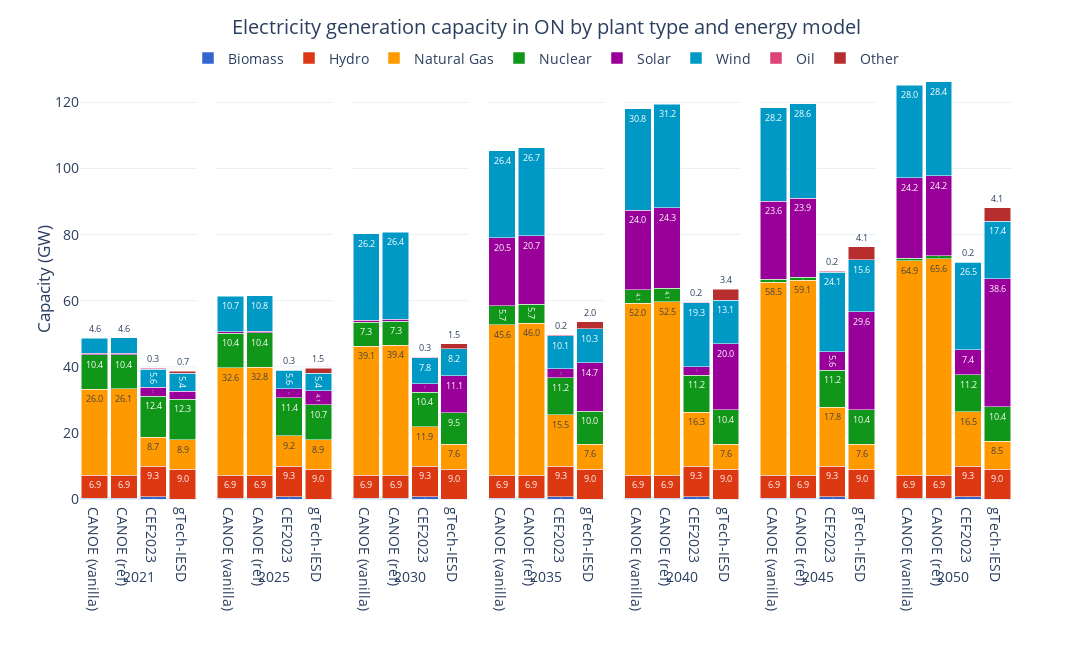

This figure's notebook cell:
### Code cell
bau23_cap['Capacity (GW)'] = bau23_cap['Capacity (MW)'] / 1E3
bau23_fig = bau23_cap[['Period', 'Plant Type', 'Capacity (GW)']].copy()
bau23_fig['Plant Type'] = bau23_fig['Plant Type'].replace({'Hydro / Wave / Tidal': 'Hydro', 'Biomass / Geothermal': 'Biomass', 'Uranium': 'Nuclear'})
ref_fig = ref_elccap[ref_elccap['Plant Type'] != 'Other'].groupby(['Period', 'Plant Type'], as_index=False).sum('Capacity (GW)')
vanilla_fig = vanilla_elccap[vanilla_elccap['Plant Type'] != 'Other'].groupby(['Period', 'Plant Type'], as_index=False).sum('Capacity (GW)')
gtech23_ref_cap['Capacity (GW)'] = gtech23_ref_cap['Capacity (MW)'] / 1E3
gtech23_fig = gtech23_ref_cap.copy()
gtech23_fig['Period'] = gtech23_fig['Period'].astype(str)

gtech23_fig['Source'] = 'gTech-IESD'
bau23_fig['Source'] = 'CEF2023'
ref_fig['Source'] = 'CANOE (ref)'
vanilla_fig['Source'] = 'CANOE (vanilla)'

fig_df = pd.concat([vanilla_fig[['Period', 'Plant Type', 'Capacity (GW)', 'Source']], ref_fig[['Period', 'Plant Type', 'Capacity (GW)', 'Source']], bau23_fig[['Period', 'Plant Type', 'Capacity (GW)', 'Source']], gtech23_fig[['Period', 'Plant Type', 'Capacity (GW)', 'Source']]])

fig = px.bar(fig_df, 
             x='Source', 
             y='Capacity (GW)', 
             color='Plant Type', 
             barmode='stack', 
             facet_col='Period',
             facet_col_spacing=2E-2,
             template='plotly_white',
             color_discrete_sequence=px.colors.qualitative.G10[:7] + px.colors.qualitative.G10[8:],
             text_auto='.1f',
             width=1200, height=650,
             )

fig.update_layout(title=dict(
        text='Electricity generation capacity in ON by plant type and energy model',
        x=0.5, 
        y=0.97,
        xanchor='center',
        yanchor='top'
    ),
    xaxis=dict(title='Period'),
    yaxis=dict(title='Capacity (GW)',
               dtick=20),
    yaxis_title_standoff=0,
    legend_title_text='',
    bargap=0.1,
    legend=dict(
        orientation='h',  
        yanchor='top',
        y=1.04,  
        xanchor='center',
        x=0.5),
    font=dict(
        # family="Open Sans",
        size=14)
    )

for annotation in fig.layout.annotations:
    annotation.text = annotation.text.split('=')[1]
    annotation.y = -0.15  
    annotation.yanchor = 'top' 

for axis in fig.layout:
    if axis.startswith('yaxis'):
        fig.layout[axis].dtick = 20

for axis in fig.layout:
    if axis.startswith('xaxis'):
        fig.layout[axis].title.text = ''

fig.for_each_trace(lambda trace: trace.update(textfont=dict(size=9)))

fig.show()

### Figure 1 — Plotly figure (JSON) as saved in the notebook; plotly's stock layout.template omitted (floating-point values rounded to 4 significant figures)
{"data": [{"hovertemplate": "Plant Type=Biomass<br>Period=2021<br>Source=%{x}<br>Capacity (GW)=%{y}<extra></extra>", "legendgroup": "Biomass", "marker": {"color": "#3366CC", "pattern": {"shape": ""}}, "name": "Biomass", "orientation": "v", "showlegend": true, "textfont": {"size": 9}, "textposition": "auto", "texttemplate": "%{y:.1f}", "type": "bar", "x": ["CANOE (vanilla)", "CANOE (ref)", "CEF2023"], "xaxis": "x", "y": [0.298, 0.298, 0.6986], "yaxis": "y"}, {"hovertemplate": "Plant Type=Biomass<br>Period=2025<br>Source=%{x}<br>Capacity (GW)=%{y}<extra></extra>", "legendgroup": "Biomass", "marker": {"color": "#3366CC", "pattern": {"shape": ""}}, "name": "Biomass", "orientation": "v", "showlegend": false, "textfont": {"size": 9}, "textposition": "auto", "texttemplate": "%{y:.1f}", "type": "bar", "x": ["CANOE (vanilla)", "CANOE (ref)", "CEF2023"], "xaxis": "x2", "y": [0.298, 0.298, 0.6986], "yaxis": "y2"}, {"hovertemplate": "Plant Type=Biomass<br>Period=2030<br>Source=%{x}<br>Capacity (GW)=%{y}<extra></extra>", "legendgroup": "Biomass", "marker": {"color": "#3366CC", "pattern": {"shape": ""}}, "name": "Biomass", "orientation": "v", "showlegend": false, "textfont": {"size": 9}, "textposition": "auto", "texttemplate": "%{y:.1f}", "type": "bar", "x": ["CANOE (vanilla)", "CANOE (ref)", "CEF2023"], "xaxis": "x3", "y": [0.298, 0.298, 0.6986], "yaxis": "y3"}, {"hovertemplate": "Plant Type=Biomass<br>Period=2035<br>Source=%{x}<br>Capacity (GW)=%{y}<extra></extra>", "legendgroup": "Biomass", "marker": {"color": "#3366CC", "pattern": {"shape": ""}}, "name": "Biomass", "orientation": "v", "showlegend": false, "textfont": {"size": 9}, "textposition": "auto", "texttemplate": "%{y:.1f}", "type": "bar", "x": ["CANOE (vanilla)", "CANOE (ref)", "CEF2023"], "xaxis": "x4", "y": [0.298, 0.298, 0.6986], "yaxis": "y4"}, {"hovertemplate": "Plant Type=Biomass<br>Period=2040<br>Source=%{x}<br>Capacity (GW)=%{y}<extra></extra>", "legendgroup": "Biomass", "marker": {"color": "#3366CC", "pattern": {"shape": ""}}, "name": "Biomass", "orientation": "v", "showlegend": false, "textfont": {"size": 9}, "textposition": "auto", "texttemplate": "%{y:.1f}", "type": "bar", "x": ["CANOE (vanilla)", "CANOE (ref)", "CEF2023"], "xaxis": "x5", "y": [0.298, 0.2981, 0.6986], "yaxis": "y5"}, {"hovertemplate": "Plant Type=Biomass<br>Period=2045<br>Source=%{x}<br>Capacity (GW)=%{y}<extra></extra>", "legendgroup": "Biomass", "marker": {"color": "#3366CC", "pattern": {"shape": ""}}, "name": "Biomass", "orientation": "v", "showlegend": false, "textfont": {"size": 9}, "textposition": "auto", "texttemplate": "%{y:.1f}", "type": "bar", "x": ["CANOE (vanilla)", "CANOE (ref)", "CEF2023"], "xaxis": "x6", "y": [0.26, 0.2601, 0.6986], "yaxis": "y6"}, {"hovertemplate": "Plant Type=Biomass<br>Period=2050<br>Source=%{x}<br>Capacity (GW)=%{y}<extra></extra>", "legendgroup": "Biomass", "marker": {"color": "#3366CC", "pattern": {"shape": ""}}, "name": "Biomass", "orientation": "v", "showlegend": false, "textfont": {"size": 9}, "textposition": "auto", "texttemplate": "%{y:.1f}", "type": "bar", "x": ["CANOE (vanilla)", "CANOE (ref)", "CEF2023"], "xaxis": "x7", "y": [0.26, 0.2601, 0.6986], "yaxis": "y7"}, {"hovertemplate": "Plant Type=Hydro<br>Period=2021<br>Source=%{x}<br>Capacity (GW)=%{y}<extra></extra>", "legendgroup": "Hydro", "marker": {"color": "#DC3912", "pattern": {"shape": ""}}, "name": "Hydro", "orientation": "v", "showlegend": true, "textfont": {"size": 9}, "textposition": "auto", "texttemplate": "%{y:.1f}", "type": "bar", "x": ["CANOE (vanilla)", "CANOE (ref)", "CEF2023", "gTech-IESD"], "xaxis": "x", "y": [6.883, 6.883, 9.264, 9.023], "yaxis": "y"}, {"hovertemplate": "Plant Type=Hydro<br>Period=2025<br>Source=%{x}<br>Capacity (GW)=%{y}<extra></extra>", "legendgroup": "Hydro", "marker": {"color": "#DC3912", "pattern": {"shape": ""}}, "name": "Hydro", "orientation": "v", "showlegend": false, "textfont": {"size": 9}, "textposition": "auto", "texttemplate": "%{y:.1f}", "type": "bar", "x": ["CANOE (vanilla)", "CANOE (ref)", "CEF2023", "gTech-IESD"], "xaxis": "x2", "y": [6.883, 6.883, 9.264, 9.023], "yaxis": "y2"}, {"hovertemplate": "Plant Type=Hydro<br>Period=2030<br>Source=%{x}<br>Capacity (GW)=%{y}<extra></extra>", "legendgroup": "Hydro", "marker": {"color": "#DC3912", "pattern": {"shape": ""}}, "name": "Hydro", "orientation": "v", "showlegend": false, "textfont": {"size": 9}, "textposition": "auto", "texttemplate": "%{y:.1f}", "type": "bar", "x": ["CANOE (vanilla)", "CANOE (ref)", "CEF2023", "gTech-IESD"], "xaxis": "x3", "y": [6.883, 6.883, 9.264, 9.023], "yaxis": "y3"}, {"hovertemplate": "Plant Type=Hydro<br>Period=2035<br>Source=%{x}<br>Capacity (GW)=%{y}<extra></extra>", "legendgroup": "Hydro", "marker": {"color": "#DC3912", "pattern": {"shape": ""}}, "name": "Hydro", "orientation": "v", "showlegend": false, "textfont": {"size": 9}, "textposition": "auto", "texttemplate": "%{y:.1f}", "type": "bar", "x": ["CANOE (vanilla)", "CANOE (ref)", "CEF2023", "gTech-IESD"], "xaxis": "x4", "y": [6.883, 6.883, 9.264, 9.023], "yaxis": "y4"}, {"hovertemplate": "Plant Type=Hydro<br>Period=2040<br>Source=%{x}<br>Capacity (GW)=%{y}<extra></extra>", "legendgroup": "Hydro", "marker": {"color": "#DC3912", "pattern": {"shape": ""}}, "name": "Hydro", "orientation": "v", "showlegend": false, "textfont": {"size": 9}, "textposition": "auto", "texttemplate": "%{y:.1f}", "type": "bar", "x": ["CANOE (vanilla)", "CANOE (ref)", "CEF2023", "gTech-IESD"], "xaxis": "x5", "y": [6.883, 6.883, 9.264, 9.023], "yaxis": "y5"}, {"hovertemplate": "Plant Type=Hydro<br>Period=2045<br>Source=%{x}<br>Capacity (GW)=%{y}<extra></extra>", "legendgroup": "Hydro", "marker": {"color": "#DC3912", "pattern": {"shape": ""}}, "name": "Hydro", "orientation": "v", "showlegend": false, "textfont": {"size": 9}, "textposition": "auto", "texttemplate": "%{y:.1f}", "type": "bar", "x": ["CANOE (vanilla)", "CANOE (ref)", "CEF2023", "gTech-IESD"], "xaxis": "x6", "y": [6.883, 6.883, 9.264, 9.023], "yaxis": "y6"}, {"hovertemplate": "Plant Type=Hydro<br>Period=2050<br>Source=%{x}<br>Capacity (GW)=%{y}<extra></extra>", "legendgroup": "Hydro", "marker": {"color": "#DC3912", "pattern": {"shape": ""}}, "name": "Hydro", "orientation": "v", "showlegend": false, "textfont": {"size": 9}, "textposition": "auto", "texttemplate": "%{y:.1f}", "type": "bar", "x": ["CANOE (vanilla)", "CANOE (ref)", "CEF2023", "gTech-IESD"], "xaxis": "x7", "y": [6.883, 6.883, 9.264, 9.023], "yaxis": "y7"}, {"hovertemplate": "Plant Type=Natural Gas<br>Period=2021<br>Source=%{x}<br>Capacity (GW)=%{y}<extra></extra>", "legendgroup": "Natural Gas", "marker": {"color": "#FF9900", "pattern": {"shape": ""}}, "name": "Natural Gas", "orientation": "v", "showlegend": true, "textfont": {"size": 9}, "textposition": "auto", "texttemplate": "%{y:.1f}", "type": "bar", "x": ["CANOE (vanilla)", "CANOE (ref)", "CEF2023", "gTech-IESD"], "xaxis": "x", "y": [26.02, 26.12, 8.731, 8.881], "yaxis": "y"}, {"hovertemplate": "Plant Type=Natural Gas<br>Period=2025<br>Source=%{x}<br>Capacity (GW)=%{y}<extra></extra>", "legendgroup": "Natural Gas", "marker": {"color": "#FF9900", "pattern": {"shape": ""}}, "name": "Natural Gas", "orientation": "v", "showlegend": false, "textfont": {"size": 9}, "textposition": "auto", "texttemplate": "%{y:.1f}", "type": "bar", "x": ["CANOE (vanilla)", "CANOE (ref)", "CEF2023", "gTech-IESD"], "xaxis": "x2", "y": [32.55, 32.75, 9.242, 8.881], "yaxis": "y2"}, {"hovertemplate": "Plant Type=Natural Gas<br>Period=2030<br>Source=%{x}<br>Capacity (GW)=%{y}<extra></extra>", "legendgroup": "Natural Gas", "marker": {"color": "#FF9900", "pattern": {"shape": ""}}, "name": "Natural Gas", "orientation": "v", "showlegend": false, "textfont": {"size": 9}, "textposition": "auto", "texttemplate": "%{y:.1f}", "type": "bar", "x": ["CANOE (vanilla)", "CANOE (ref)", "CEF2023", "gTech-IESD"], "xaxis": "x3", "y": [39.08, 39.39, 11.93, 7.562], "yaxis": "y3"}, {"hovertemplate": "Plant Type=Natural Gas<br>Period=2035<br>Source=%{x}<br>Capacity (GW)=%{y}<extra></extra>", "legendgroup": "Natural Gas", "marker": {"color": "#FF9900", "pattern": {"shape": ""}}, "name": "Natural Gas", "orientation": "v", "showlegend": false, "textfont": {"size": 9}, "textposition": "auto", "texttemplate": "%{y:.1f}", "type": "bar", "x": ["CANOE (vanilla)", "CANOE (ref)", "CEF2023", "gTech-IESD"], "xaxis": "x4", "y": [45.61, 46.02, 15.51, 7.562], "yaxis": "y4"}, {"hovertemplate": "Plant Type=Natural Gas<br>Period=2040<br>Source=%{x}<br>Capacity (GW)=%{y}<extra></extra>", "legendgroup": "Natural Gas", "marker": {"color": "#FF9900", "pattern": {"shape": ""}}, "name": "Natural Gas", "orientation": "v", "showlegend": false, "textfont": {"size": 9}, "textposition": "auto", "texttemplate": "%{y:.1f}", "type": "bar", "x": ["CANOE (vanilla)", "CANOE (ref)", "CEF2023", "gTech-IESD"], "xaxis": "x5", "y": [52.0, 52.51, 16.26, 7.562], "yaxis": "y5"}, {"hovertemplate": "Plant Type=Natural Gas<br>Period=2045<br>Source=%{x}<br>Capacity (GW)=%{y}<extra></extra>", "legendgroup": "Natural Gas", "marker": {"color": "#FF9900", "pattern": {"shape": ""}}, "name": "Natural Gas", "orientation": "v", "showlegend": false, "textfont": {"size": 9}, "textposition": "auto", "texttemplate": "%{y:.1f}", "type": "bar", "x": ["CANOE (vanilla)", "CANOE (ref)", "CEF2023", "gTech-IESD"], "xaxis": "x6", "y": [58.47, 59.08, 17.75, 7.619], "yaxis": "y6"}, {"hovertemplate": "Plant Type=Natural Gas<br>Period=2050<br>Source=%{x}<br>Capacity (GW)=%{y}<extra></extra>", "legendgroup": "Natural Gas", "marker": {"color": "#FF9900", "pattern": {"shape": ""}}, "name": "Natural Gas", "orientation": "v", "showlegend": false, "textfont": {"size": 9}, "textposition": "auto", "texttemplate": "%{y:.1f}", "type": "bar", "x": ["CANOE (vanilla)", "CANOE (ref)", "CEF2023", "gTech-IESD"], "xaxis": "x7", "y": [64.88, 65.6, 16.5, 8.526], "yaxis": "y7"}, {"hovertemplate": "Plant Type=Nuclear<br>Period=2021<br>Source=%{x}<br>Capacity (GW)=%{y}<extra></extra>", "legendgroup": "Nuclear", "marker": {"color": "#109618", "pattern": {"shape": ""}}, "name": "Nuclear", "orientation": "v", "showlegend": true, "textfont": {"size": 9}, "textposition": "auto", "texttemplate": "%{y:.1f}", "type": "bar", "x": ["CANOE (vanilla)", "CANOE (ref)", "CEF2023", "gTech-IESD"], "xaxis": "x", "y": [10.38, 10.38, 12.38, 12.34], "yaxis": "y"}, {"hovertemplate": "Plant Type=Nuclear<br>Period=2025<br>Source=%{x}<br>Capacity (GW)=%{y}<extra></extra>", "legendgroup": "Nuclear", "marker": {"color": "#109618", "pattern": {"shape": ""}}, "name": "Nuclear", "orientation": "v", "showlegend": false, "textfont": {"size": 9}, "textposition": "auto", "texttemplate": "%{y:.1f}", "type": "bar", "x": ["CANOE (vanilla)", "CANOE (ref)", "CEF2023", "gTech-IESD"], "xaxis": "x2", "y": [10.38, 10.38, 11.45, 10.68], "yaxis": "y2"}, {"hovertemplate": "Plant Type=Nuclear<br>Period=2030<br>Source=%{x}<br>Capacity (GW)=%{y}<extra></extra>", "legendgroup": "Nuclear", "marker": {"color": "#109618", "pattern": {"shape": ""}}, "name": "Nuclear", "orientation": "v", "showlegend": false, "textfont": {"size": 9}, "textposition": "auto", "texttemplate": "%{y:.1f}", "type": "bar", "x": ["CANOE (vanilla)", "CANOE (ref)", "CEF2023", "gTech-IESD"], "xaxis": "x3", "y": [7.275, 7.275, 10.36, 9.542], "yaxis": "y3"}, {"hovertemplate": "Plant Type=Nuclear<br>Period=2035<br>Source=%{x}<br>Capacity (GW)=%{y}<extra></extra>", "legendgroup": "Nuclear", "marker": {"color": "#109618", "pattern": {"shape": ""}}, "name": "Nuclear", "orientation": "v", "showlegend": false, "textfont": {"size": 9}, "textposition": "auto", "texttemplate": "%{y:.1f}", "type": "bar", "x": ["CANOE (vanilla)", "CANOE (ref)", "CEF2023", "gTech-IESD"], "xaxis": "x4", "y": [5.717, 5.717, 11.2, 9.971], "yaxis": "y4"}, {"hovertemplate": "Plant Type=Nuclear<br>Period=2040<br>Source=%{x}<br>Capacity (GW)=%{y}<extra></extra>", "legendgroup": "Nuclear", "marker": {"color": "#109618", "pattern": {"shape": ""}}, "name": "Nuclear", "orientation": "v", "showlegend": false, "textfont": {"size": 9}, "textposition": "auto", "texttemplate": "%{y:.1f}", "type": "bar", "x": ["CANOE (vanilla)", "CANOE (ref)", "CEF2023", "gTech-IESD"], "xaxis": "x5", "y": [4.149, 4.149, 11.2, 10.4], "yaxis": "y5"}, {"hovertemplate": "Plant Type=Nuclear<br>Period=2045<br>Source=%{x}<br>Capacity (GW)=%{y}<extra></extra>", "legendgroup": "Nuclear", "marker": {"color": "#109618", "pattern": {"shape": ""}}, "name": "Nuclear", "orientation": "v", "showlegend": false, "textfont": {"size": 9}, "textposition": "auto", "texttemplate": "%{y:.1f}", "type": "bar", "x": ["CANOE (vanilla)", "CANOE (ref)", "CEF2023", "gTech-IESD"], "xaxis": "x6", "y": [0.881, 0.881, 11.2, 10.4], "yaxis": "y6"}, {"hovertemplate": "Plant Type=Nuclear<br>Period=2050<br>Source=%{x}<br>Capacity (GW)=%{y}<extra></extra>", "legendgroup": "Nuclear", "marker": {"color": "#109618", "pattern": {"shape": ""}}, "name": "Nuclear", "orientation": "v", "showlegend": false, "textfont": {"size": 9}, "textposition": "auto", "texttemplate": "%{y:.1f}", "type": "bar", "x": ["CANOE (vanilla)", "CANOE (ref)", "CEF2023", "gTech-IESD"], "xaxis": "x7", "y": [0.881, 0.881, 11.2, 10.4], "yaxis": "y7"}, {"hovertemplate": "Plant Type=Solar<br>Period=2021<br>Source=%{x}<br>Capacity (GW)=%{y}<extra></extra>", "legendgroup": "Solar", "marker": {"color": "#990099", "pattern": {"shape": ""}}, "name": "Solar", "orientation": "v", "showlegend": true, "textfont": {"size": 9}, "textposition": "auto", "texttemplate": "%{y:.1f}", "type": "bar", "x": ["CANOE (vanilla)", "CANOE (ref)", "CEF2023", "gTech-IESD"], "xaxis": "x", "y": [0.4782, 0.4785, 2.669, 2.317], "yaxis": "y"}, {"hovertemplate": "Plant Type=Solar<br>Period=2025<br>Source=%{x}<br>Capacity (GW)=%{y}<extra></extra>", "legendgroup": "Solar", "marker": {"color": "#990099", "pattern": {"shape": ""}}, "name": "Solar", "orientation": "v", "showlegend": false, "textfont": {"size": 9}, "textposition": "auto", "texttemplate": "%{y:.1f}", "type": "bar", "x": ["CANOE (vanilla)", "CANOE (ref)", "CEF2023", "gTech-IESD"], "xaxis": "x2", "y": [0.4784, 0.4792, 2.669, 4.1], "yaxis": "y2"}, {"hovertemplate": "Plant Type=Solar<br>Period=2030<br>Source=%{x}<br>Capacity (GW)=%{y}<extra></extra>", "legendgroup": "Solar", "marker": {"color": "#990099", "pattern": {"shape": ""}}, "name": "Solar", "orientation": "v", "showlegend": false, "textfont": {"size": 9}, "textposition": "auto", "texttemplate": "%{y:.1f}", "type": "bar", "x": ["CANOE (vanilla)", "CANOE (ref)", "CEF2023", "gTech-IESD"], "xaxis": "x3", "y": [0.479, 0.4808, 2.669, 11.12], "yaxis": "y3"}, {"hovertemplate": "Plant Type=Solar<br>Period=2035<br>Source=%{x}<br>Capacity (GW)=%{y}<extra></extra>", "legendgroup": "Solar", "marker": {"color": "#990099", "pattern": {"shape": ""}}, "name": "Solar", "orientation": "v", "showlegend": false, "textfont": {"size": 9}, "textposition": "auto", "texttemplate": "%{y:.1f}", "type": "bar", "x": ["CANOE (vanilla)", "CANOE (ref)", "CEF2023", "gTech-IESD"], "xaxis": "x4", "y": [20.47, 20.67, 2.669, 14.7], "yaxis": "y4"}, {"hovertemplate": "Plant Type=Solar<br>Period=2040<br>Source=%{x}<br>Capacity (GW)=%{y}<extra></extra>", "legendgroup": "Solar", "marker": {"color": "#990099", "pattern": {"shape": ""}}, "name": "Solar", "orientation": "v", "showlegend": false, "textfont": {"size": 9}, "textposition": "auto", "texttemplate": "%{y:.1f}", "type": "bar", "x": ["CANOE (vanilla)", "CANOE (ref)", "CEF2023", "gTech-IESD"], "xaxis": "x5", "y": [23.98, 24.29, 2.669, 20.03], "yaxis": "y5"}, {"hovertemplate": "Plant Type=Solar<br>Period=2045<br>Source=%{x}<br>Capacity (GW)=%{y}<extra></extra>", "legendgroup": "Solar", "marker": {"color": "#990099", "pattern": {"shape": ""}}, "name": "Solar", "orientation": "v", "showlegend": false, "textfont": {"size": 9}, "textposition": "auto", "texttemplate": "%{y:.1f}", "type": "bar", "x": ["CANOE (vanilla)", "CANOE (ref)", "CEF2023", "gTech-IESD"], "xaxis": "x6", "y": [23.6, 23.91, 5.587, 29.64], "yaxis": "y6"}, {"hovertemplate": "Plant Type=Solar<br>Period=2050<br>Source=%{x}<br>Capacity (GW)=%{y}<extra></extra>", "legendgroup": "Solar", "marker": {"color": "#990099", "pattern": {"shape": ""}}, "name": "Solar", "orientation": "v", "showlegend": false, "textfont": {"size": 9}, "textposition": "auto", "texttemplate": "%{y:.1f}", "type": "bar", "x": ["CANOE (vanilla)", "CANOE (ref)", "CEF2023", "gTech-IESD"], "xaxis": "x7", "y": [24.23, 24.16, 7.427, 38.65], "yaxis": "y7"}, {"hovertemplate": "Plant Type=Wind<br>Period=2021<br>Source=%{x}<br>Capacity (GW)=%{y}<extra></extra>", "legendgroup": "Wind", "marker": {"color": "#0099C6", "pattern": {"shape": ""}}, "name": "Wind", "orientation": "v", "showlegend": true, "textfont": {"size": 9}, "textposition": "auto", "texttemplate": "%{y:.1f}", "type": "bar", "x": ["CANOE (vanilla)", "CANOE (ref)", "CEF2023", "gTech-IESD"], "xaxis": "x", "y": [4.565, 4.567, 5.575, 5.436], "yaxis": "y"}, {"hovertemplate": "Plant Type=Wind<br>Period=2025<br>Source=%{x}<br>Capacity (GW)=%{y}<extra></extra>", "legendgroup": "Wind", "marker": {"color": "#0099C6", "pattern": {"shape": ""}}, "name": "Wind", "orientation": "v", "showlegend": false, "textfont": {"size": 9}, "textposition": "auto", "texttemplate": "%{y:.1f}", "type": "bar", "x": ["CANOE (vanilla)", "CANOE (ref)", "CEF2023", "gTech-IESD"], "xaxis": "x2", "y": [10.71, 10.76, 5.575, 5.436], "yaxis": "y2"}, {"hovertemplate": "Plant Type=Wind<br>Period=2030<br>Source=%{x}<br>Capacity (GW)=%{y}<extra></extra>", "legendgroup": "Wind", "marker": {"color": "#0099C6", "pattern": {"shape": ""}}, "name": "Wind", "orientation": "v", "showlegend": false, "textfont": {"size": 9}, "textposition": "auto", "texttemplate": "%{y:.1f}", "type": "bar", "x": ["CANOE (vanilla)", "CANOE (ref)", "CEF2023", "gTech-IESD"], "xaxis": "x3", "y": [26.18, 26.4, 7.792, 8.179], "yaxis": "y3"}, {"hovertemplate": "Plant Type=Wind<br>Period=2035<br>Source=%{x}<br>Capacity (GW)=%{y}<extra></extra>", "legendgroup": "Wind", "marker": {"color": "#0099C6", "pattern": {"shape": ""}}, "name": "Wind", "orientation": "v", "showlegend": false, "textfont": {"size": 9}, "textposition": "auto", "texttemplate": "%{y:.1f}", "type": "bar", "x": ["CANOE (vanilla)", "CANOE (ref)", "CEF2023", "gTech-IESD"], "xaxis": "x4", "y": [26.36, 26.71, 10.07, 10.29], "yaxis": "y4"}, {"hovertemplate": "Plant Type=Wind<br>Period=2040<br>Source=%{x}<br>Capacity (GW)=%{y}<extra></extra>", "legendgroup": "Wind", "marker": {"color": "#0099C6", "pattern": {"shape": ""}}, "name": "Wind", "orientation": "v", "showlegend": false, "textfont": {"size": 9}, "textposition": "auto", "texttemplate": "%{y:.1f}", "type": "bar", "x": ["CANOE (vanilla)", "CANOE (ref)", "CEF2023", "gTech-IESD"], "xaxis": "x5", "y": [30.82, 31.24, 19.27, 13.1], "yaxis": "y5"}, {"hovertemplate": "Plant Type=Wind<br>Period=2045<br>Source=%{x}<br>Capacity (GW)=%{y}<extra></extra>", "legendgroup": "Wind", "marker": {"color": "#0099C6", "pattern": {"shape": ""}}, "name": "Wind", "orientation": "v", "showlegend": false, "textfont": {"size": 9}, "textposition": "auto", "texttemplate": "%{y:.1f}", "type": "bar", "x": ["CANOE (vanilla)", "CANOE (ref)", "CEF2023", "gTech-IESD"], "xaxis": "x6", "y": [28.22, 28.64, 24.12, 15.65], "yaxis": "y6"}, {"hovertemplate": "Plant Type=Wind<br>Period=2050<br>Source=%{x}<br>Capacity (GW)=%{y}<extra></extra>", "legendgroup": "Wind", "marker": {"color": "#0099C6", "pattern": {"shape": ""}}, "name": "Wind", "orientation": "v", "showlegend": false, "textfont": {"size": 9}, "textposition": "auto", "texttemplate": "%{y:.1f}", "type": "bar", "x": ["CANOE (vanilla)", "CANOE (ref)", "CEF2023", "gTech-IESD"], "xaxis": "x7", "y": [27.99, 28.41, 26.54, 17.42], "yaxis": "y7"}, {"hovertemplate": "Plant Type=Oil<br>Period=2021<br>Source=%{x}<br>Capacity (GW)=%{y}<extra></extra>", "legendgroup": "Oil", "marker": {"color": "#DD4477", "pattern": {"shape": ""}}, "name": "Oil", "orientation": "v", "showlegend": true, "textfont": {"size": 9}, "textposition": "auto", "texttemplate": "%{y:.1f}", "type": "bar", "x": ["CEF2023"], "xaxis": "x", "y": [0.2505], "yaxis": "y"}, {"hovertemplate": "Plant Type=Oil<br>Period=2025<br>Source=%{x}<br>Capacity (GW)=%{y}<extra></extra>", "legendgroup": "Oil", "marker": {"color": "#DD4477", "pattern": {"shape": ""}}, "name": "Oil", "orientation": "v", "showlegend": false, "textfont": {"size": 9}, "textposition": "auto", "texttemplate": "%{y:.1f}", "type": "bar", "x": ["CEF2023"], "xaxis": "x2", "y": [0.2505], "yaxis": "y2"}, {"hovertemplate": "Plant Type=Oil<br>Period=2030<br>Source=%{x}<br>Capacity (GW)=%{y}<extra></extra>", "legendgroup": "Oil", "marker": {"color": "#DD4477", "pattern": {"shape": ""}}, "name": "Oil", "orientation": "v", "showlegend": false, "textfont": {"size": 9}, "textposition": "auto", "texttemplate": "%{y:.1f}", "type": "bar", "x": ["CEF2023"], "xaxis": "x3", "y": [0.2505], "yaxis": "y3"}, {"hovertemplate": "Plant Type=Oil<br>Period=2035<br>Source=%{x}<br>Capacity (GW)=%{y}<extra></extra>", "legendgroup": "Oil", "marker": {"color": "#DD4477", "pattern": {"shape": ""}}, "name": "Oil", "orientation": "v", "showlegend": false, "textfont": {"size": 9}, "textposition": "auto", "texttemplate": "%{y:.1f}", "type": "bar", "x": ["CEF2023"], "xaxis": "x4", "y": [0.2284], "yaxis": "y4"}, {"hovertemplate": "Plant Type=Oil<br>Period=2040<br>Source=%{x}<br>Capacity (GW)=%{y}<extra></extra>", "legendgroup": "Oil", "marker": {"color": "#DD4477", "pattern": {"shape": ""}}, "name": "Oil", "orientation": "v", "showlegend": false, "textfont": {"size": 9}, "textposition": "auto", "texttemplate": "%{y:.1f}", "type": "bar", "x": ["CEF2023"], "xaxis": "x5", "y": [0.2284], "yaxis": "y5"}, {"hovertemplate": "Plant Type=Oil<br>Period=2045<br>Source=%{x}<br>Capacity (GW)=%{y}<extra></extra>", "legendgroup": "Oil", "marker": {"color": "#DD4477", "pattern": {"shape": ""}}, "name": "Oil", "orientation": "v", "showlegend": false, "textfont": {"size": 9}, "textposition": "auto", "texttemplate": "%{y:.1f}", "type": "bar", "x": ["CEF2023"], "xaxis": "x6", "y": [0.2284], "yaxis": "y6"}, {"hovertemplate": "Plant Type=Oil<br>Period=2050<br>Source=%{x}<br>Capacity (GW)=%{y}<extra></extra>", "legendgroup": "Oil", "marker": {"color": "#DD4477", "pattern": {"shape": ""}}, "name": "Oil", "orientation": "v", "showlegend": false, "textfont": {"size": 9}, "textposition": "auto", "texttemplate": "%{y:.1f}", "type": "bar", "x": ["CEF2023"], "xaxis": "x7", "y": [0.2284], "yaxis": "y7"}, {"hovertemplate": "Plant Type=Other<br>Period=2021<br>Source=%{x}<br>Capacity (GW)=%{y}<extra></extra>", "legendgroup": "Other", "marker": {"color": "#B82E2E", "pattern": {"shape": ""}}, "name": "Other", "orientation": "v", "showlegend": true, "textfont": {"size": 9}, "textposition": "auto", "texttemplate": "%{y:.1f}", "type": "bar", "x": ["gTech-IESD"], "xaxis": "x", "y": [0.6837], "yaxis": "y"}, {"hovertemplate": "Plant Type=Other<br>Period=2025<br>Source=%{x}<br>Capacity (GW)=%{y}<extra></extra>", "legendgroup": "Other", "marker": {"color": "#B82E2E", "pattern": {"shape": ""}}, "name": "Other", "orientation": "v", "showlegend": false, "textfont": {"size": 9}, "textposition": "auto", "texttemplate": "%{y:.1f}", "type": "bar", "x": ["gTech-IESD"], "xaxis": "x2", "y": [1.507], "yaxis": "y2"}, {"hovertemplate": "Plant Type=Other<br>Period=2030<br>Source=%{x}<br>Capacity (GW)=%{y}<extra></extra>", "legendgroup": "Other", "marker": {"color": "#B82E2E", "pattern": {"shape": ""}}, "name": "Other", "orientation": "v", "showlegend": false, "textfont": {"size": 9}, "textposition": "auto", "texttemplate": "%{y:.1f}", "type": "bar", "x": ["gTech-IESD"], "xaxis": "x3", "y": [1.483], "yaxis": "y3"}, {"hovertemplate": "Plant Type=Other<br>Period=2035<br>Source=%{x}<br>Capacity (GW)=%{y}<extra></extra>", "legendgroup": "Other", "marker": {"color": "#B82E2E", "pattern": {"shape": ""}}, "name": "Other", "orientation": "v", "showlegend": false, "textfont": {"size": 9}, "textposition": "auto", "texttemplate": "%{y:.1f}", "type": "bar", "x": ["gTech-IESD"], "xaxis": "x4", "y": [2.037], "yaxis": "y4"}, {"hovertemplate": "Plant Type=Other<br>Period=2040<br>Source=%{x}<br>Capacity (GW)=%{y}<extra></extra>", "legendgroup": "Other", "marker": {"color": "#B82E2E", "pattern": {"shape": ""}}, "name": "Other", "orientation": "v", "showlegend": false, "textfont": {"size": 9}, "textposition": "auto", "texttemplate": "%{y:.1f}", "type": "bar", "x": ["gTech-IESD"], "xaxis": "x5", "y": [3.427], "yaxis": "y5"}, {"hovertemplate": "Plant Type=Other<br>Period=2045<br>Source=%{x}<br>Capacity (GW)=%{y}<extra></extra>", "legendgroup": "Other", "marker": {"color": "#B82E2E", "pattern": {"shape": ""}}, "name": "Other", "orientation": "v", "showlegend": false, "textfont": {"size": 9}, "textposition": "auto", "texttemplate": "%{y:.1f}", "type": "bar", "x": ["gTech-IESD"], "xaxis": "x6", "y": [4.065], "yaxis": "y6"}, {"hovertemplate": "Plant Type=Other<br>Period=2050<br>Source=%{x}<br>Capacity (GW)=%{y}<extra></extra>", "legendgroup": "Other", "marker": {"color": "#B82E2E", "pattern": {"shape": ""}}, "name": "Other", "orientation": "v", "showlegend": false, "textfont": {"size": 9}, "textposition": "auto", "texttemplate": "%{y:.1f}", "type": "bar", "x": ["gTech-IESD"], "xaxis": "x7", "y": [4.094], "yaxis": "y7"}], "layout": {"annotations": [{"font": {}, "showarrow": false, "text": "2021", "x": 0.06286, "xanchor": "center", "xref": "paper", "y": -0.15, "yanchor": "top", "yref": "paper"}, {"font": {}, "showarrow": false, "text": "2025", "x": 0.2086, "xanchor": "center", "xref": "paper", "y": -0.15, "yanchor": "top", "yref": "paper"}, {"font": {}, "showarrow": false, "text": "2030", "x": 0.3543, "xanchor": "center", "xref": "paper", "y": -0.15, "yanchor": "top", "yref": "paper"}, {"font": {}, "showarrow": false, "text": "2035", "x": 0.5, "xanchor": "center", "xref": "paper", "y": -0.15, "yanchor": "top", "yref": "paper"}, {"font": {}, "showarrow": false, "text": "2040", "x": 0.6457, "xanchor": "center", "xref": "paper", "y": -0.15, "yanchor": "top", "yref": "paper"}, {"font": {}, "showarrow": false, "text": "2045", "x": 0.7914, "xanchor": "center", "xref": "paper", "y": -0.15, "yanchor": "top", "yref": "paper"}, {"font": {}, "showarrow": false, "text": "2050", "x": 0.9371, "xanchor": "center", "xref": "paper", "y": -0.15, "yanchor": "top", "yref": "paper"}], "bargap": 0.1, "barmode": "stack", "font": {"size": 14}, "height": 650, "legend": {"orientation": "h", "title": {"text": ""}, "tracegroupgap": 0, "x": 0.5, "xanchor": "center", "y": 1.04, "yanchor": "top"}, "margin": {"t": 60}, "title": {"text": "Electricity generation capacity in ON by plant type and energy model", "x": 0.5, "xanchor": "center", "y": 0.97, "yanchor": "top"}, "width": 1200, "xaxis": {"anchor": "y", "domain": [0, 0.1257], "title": {"text": ""}}, "xaxis2": {"anchor": "y2", "domain": [0.1457, 0.2714], "matches": "x", "title": {"text": ""}}, "xaxis3": {"anchor": "y3", "domain": [0.2914, 0.4171], "matches": "x", "title": {"text": ""}}, "xaxis4": {"anchor": "y4", "domain": [0.4371, 0.5629], "matches": "x", "title": {"text": ""}}, "xaxis5": {"anchor": "y5", "domain": [0.5829, 0.7086], "matches": "x", "title": {"text": ""}}, "xaxis6": {"anchor": "y6", "domain": [0.7286, 0.8543], "matches": "x", "title": {"text": ""}}, "xaxis7": {"anchor": "y7", "domain": [0.8743, 1.0], "matches": "x", "title": {"text": ""}}, "yaxis": {"anchor": "x", "domain": [0, 1], "dtick": 20, "title": {"standoff": 0, "text": "Capacity (GW)"}}, "yaxis2": {"anchor": "x2", "domain": [0, 1], "dtick": 20, "matches": "y", "showticklabels": false}, "yaxis3": {"anchor": "x3", "domain": [0, 1], "dtick": 20, "matches": "y", "showticklabels": false}, "yaxis4": {"anchor": "x4", "domain": [0, 1], "dtick": 20, "matches": "y", "showticklabels": false}, "yaxis5": {"anchor": "x5", "domain": [0, 1], "dtick": 20, "matches": "y", "showticklabels": false}, "yaxis6": {"anchor": "x6", "domain": [0, 1], "dtick": 20, "matches": "y", "showticklabels": false}, "yaxis7": {"anchor": "x7", "domain": [0, 1], "dtick": 20, "matches": "y", "showticklabels": false}}}
